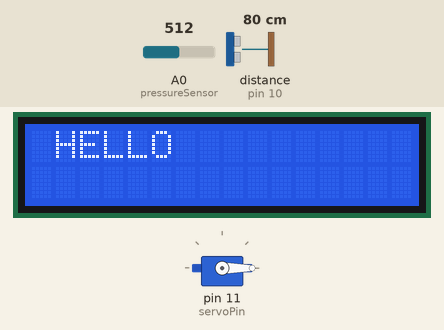
This sketch was run on a simulated Arduino Uno, built with avr-gcc and run on an emulated ATmega328P. Parts: servo, 16×2 character LCD. Wiring (inferred from the names in the program): ultrasonic range finder: trigger pin 9; echo pin 10. The test bench sets the inputs (shaded band); at power-on: A0 (pressureSensor) = 512, distance to the obstacle (sensor on pin 10) 80 cm. The echo pulse lasts 58.3 µs per cm; what the sketch prints to the serial monitor is not drawn.

Above: at 1.2 s.
1.3 s: A0 (pressureSensor) set to 1015
2.8 s: A0 (pressureSensor) set to 1023
5.5 s: distance to the obstacle (sensor on pin 10) set to 31 cm
7.3 s: distance to the obstacle (sensor on pin 10) set to 25 cm
At 9.4 s:
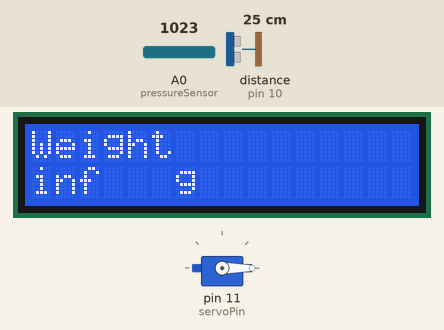
At 10.9 s:
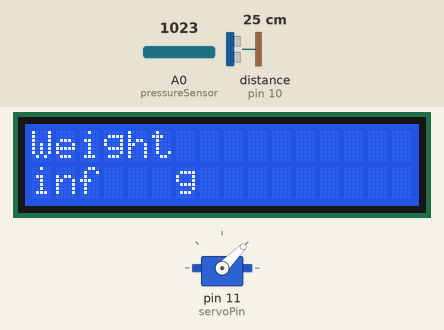
11.4 s: A0 (pressureSensor) set to 900
At 14.8 s:
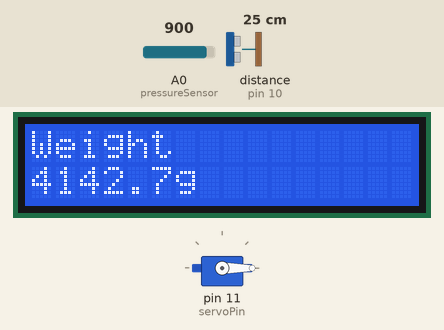
At 19.5 s:
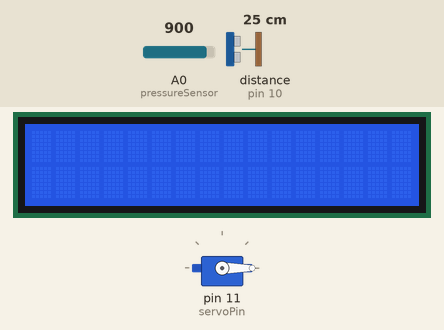
19.6 s: distance to the obstacle (sensor on pin 10) set to 35 cm
Timing chart, 0 to 22.1 s (numbered marks = the images above; inputs shaded):
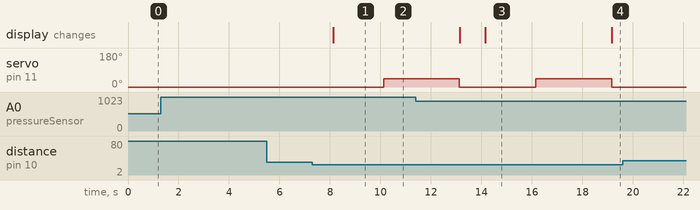

Measured:
- the behaviour switches between 28 and 27 cm on distance to the obstacle (sensor on pin 10) (found by bisection; images 0 and 1)
- after the input at 1.3 s, every drawn part: stays the same
- after the input at 2.8 s, every drawn part: stays the same
- after the input at 5.5 s, every drawn part: stays the same
- after the input at 7.3 s, servo on pin 11 (servoPin): 0° → 45° after 2.8 s; the display: changes after 0.83 s (image 1)
- after the input at 11.4 s, the display: first differs from a run without the input after 2.8 s (image 3)
- after the input at 19.6 s, every drawn part: stays the same
- what the display in image 3 shows lasts 5.0 s, from 14.2 s to 19.2 s

The sketch:

SmartRecycle.ino
```cpp
#include <Servo.h>
#include <LiquidCrystal_I2C.h>
#include <Wire.h>

Servo myservo;  // 서보모터 객체 생성
const int pressureSensor = A0; // 압력 센서 핀 설정
const int trigPin = 9;        // 초음파 센서 Trig 핀
const int echoPin = 10;       // 초음파 센서 Echo 핀
const int servoPin = 11;      // 서보모터 핀

const float VCC = 4.98; // Measured voltage of Ardunio 5V line

const float R_DIV = 3230.0; // Measured resistance of 3.3k resistor

LiquidCrystal_I2C lcd(0x27, 16 ,2);

void setup() {
  myservo.attach(servoPin);   // 서보모터 핀 연결
  myservo.write(0);
  pinMode(trigPin, OUTPUT);   // 초음파 센서 Trig 핀 출력으로 설정
  pinMode(echoPin, INPUT);    // 초음파 센서 Echo 핀 입력으로 설정
  pinMode(pressureSensor, INPUT);
  Serial.begin(9600);         // 시리얼 통신 시작
  lcd.init();
  lcd.backlight();
  lcd.setCursor(1, 0);
  lcd.print("HELLO");
}

void loop() {
  long duration = 0, distance = 0;
  int weight = 0;
  float force = 0 ;
  float fsrV = 0 , fsrR = 0 , fsrG = 0 , fsrADC = 0;
  // 초음파 센서로 거리 측정
  digitalWrite(trigPin, LOW);
  delayMicroseconds(2);
  digitalWrite(trigPin, HIGH);
  delayMicroseconds(10);
  digitalWrite(trigPin, LOW);
  duration = pulseIn(echoPin, HIGH);
  distance = duration * 0.034 / 2;

  // 압력 센서로 무게 측정 (가정: 500g 이상일 때 압력 센서 값이 400 이상)
  fsrADC = analogRead(pressureSensor);

  if (fsrADC != 0)
  {
    fsrV = fsrADC * VCC / 1023.0;
    fsrR = R_DIV * (VCC / fsrV - 1.0);
    fsrG = 1.0 / fsrR;

    if(fsrR < 600){
      force = (fsrG - 0.00075) / 0.00000032639;
      force -= 500;
    }else{
      force = fsrG / 0.000000642857;
      force -= 500;
    }
  }
  // 조건 확인
  if (force >= 200 && distance < 27) { // 무게가 100g 이상이고 물체가 10cm 이내일 때
    lcd.clear();
    lcd.setCursor(0,0);
    lcd.print("Weight");
    lcd.setCursor(0,1);
    lcd.print(force);
    lcd.setCursor(6,1);
    lcd.print("g");

    delay(2000); // 2초 대기
    myservo.write(45); // 서보모터 45도로 회전
    delay(3000); // 3초 대기
    myservo.write(0); // 서보모터 원래 위치로
    lcd.clear();
  }

  // 시리얼 모니터에 결과 출력
  Serial.print("Weight: ");
  Serial.print(force);
  Serial.print("g, Distance: ");
  Serial.print(distance);
  Serial.println("cm");

  delay(1000); // 다음 측정을 위한 1초 대기
}
```
